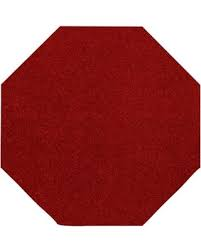
#> input picture TSR/preprocessing/red_octagon.jpeg, 201 x 251 px
$ python -i traffic_sign_recog_final.py   (imports and definitions only)   (older library calls are emulated)
#> lines starting #> are read from the running program, lines starting #| are printed output that depends on the picture; after the words box and inside, x2 and y2 are one past the last pixel; in counts of white or black regions, pixels touching at a corner belong together
#> (reads TSR/preprocessing/model_num.json from the repository)
import cv2
import matplotlib.pyplot as plt
import numpy as np
from PIL import Image, ImageDraw, ImageFont
from preprocessing.predict import predict

sign_dict = {
1: "Stop Ahead",
2:	"Maximum 80",
3:	"Maximum 40",
4:	"Yield Sign",
5:	"Maximum 50",
6:	'Right Curve Sign',
7:	'Left Curve Sign',
8:	'Maximum 60 ahead',
9:	'Construction ahead',
10:	'Stop Sign',
11:	'Maximum 30',
12:	'Maximum 30',
13:	'Yield Ahead Sign',
14:	'Signal Ahead Sign',
15:	'Maximum 50 ahead',
16:	'Maximum 60',
17:	'Maximum 70',
18:	'Guide Sign'
}

# [65 lines left out: functions video_to_frames, video_to_stream, frames_to_video, not called in this run]


def load_prep_img(sample_img):
	size = sample_img.shape
	blank_canvas_red = np.zeros(size, dtype=np.uint8)
	blank_canvas_yellow_orange = np.zeros(size, dtype=np.uint8)
	blank_canvas_white = np.zeros(size, dtype=np.uint8)
	# Convert to RGB color space
	rgb_img = cv2.cvtColor(sample_img, cv2.COLOR_BGR2RGB)
	# Convert to HSV color space
	hsv_img = cv2.cvtColor(sample_img, cv2.COLOR_BGR2HSV)
	# Blur image to reduce unrelated noise
	blur_img = cv2.bilateralFilter(hsv_img, 9, 75, 75)
	return blank_canvas_red, blank_canvas_yellow_orange, blank_canvas_white, sample_img, rgb_img, hsv_img, blur_img


def get_red_mask(img, lower_color1, upper_color1, lower_color2, upper_color2):
	masked_img1 = cv2.inRange(img, lower_color1, upper_color1)
	masked_img2 = cv2.inRange(img, lower_color2, upper_color2)
	loose_red_mask = masked_img1 + masked_img2
	return loose_red_mask


def get_other_colors_mask(img, lower_color, upper_color):
	masked_img = cv2.inRange(img, lower_color, upper_color)
	other_colors_mask = masked_img
	return other_colors_mask


def dilate_erode(img, kernel_size):
	kernel = np.ones((kernel_size, kernel_size), np.uint8)
	dilated_img = cv2.dilate(img, kernel, iterations=1)
	cleaned_img = cv2.erode(dilated_img, kernel, iterations=1)
	return cleaned_img


def find_contour(img, lower_area_thres, upper_area_thres):
	_, all_contours, _ = cv2.findContours(img, cv2.RETR_TREE, cv2.CHAIN_APPROX_NONE)
	contours = [cnt for cnt in all_contours if lower_area_thres < cv2.contourArea(cnt) < upper_area_thres]
	return contours


# [5 lines left out: function draw_contour_2, not called in this run]


def fix_convex_defect(cropped_img):
	_, contours, _ = cv2.findContours(cropped_img, cv2.RETR_TREE, cv2.CHAIN_APPROX_NONE)
	contour = sorted(contours, key=cv2.contourArea)[-1]
	# Detect convexity defects base on the contour.
	hull_before = cv2.convexHull(contour, returnPoints=False)
	# print(type(hull_before))
	defects_before = cv2.convexityDefects(contour, hull_before)
	if defects_before is not None:
		for i in range(defects_before.shape[0]):
			s_before, e_before, f_before, d_before = defects_before[i, 0]
			start_before = tuple(contour[s_before][0])
			end_before = tuple(contour[e_before][0])
			far_before = tuple(contour[f_before][0])
			cv2.line(cropped_img, start_before, end_before, [255, 0, 0], 1)
		convex_fixed_img = dilate_erode(cropped_img, 3)
		_, fixed_contours, _ = cv2.findContours(convex_fixed_img, cv2.RETR_TREE, cv2.CHAIN_APPROX_NONE)
		fixed_contour = sorted(fixed_contours, key=cv2.contourArea)[-1]
		return fixed_contour
	else:
		return contour


def load_template(template_path):
#> called with template_path = 'red_octagon.jpeg'
	template = cv2.imread(template_path)
#> template is the input picture: shape (251, 201, 3); mean B, G, R 96.1, 96.7, 168.8
	blurred_template = cv2.bilateralFilter(template, 9, 75, 75)
	gray_scale_template = cv2.cvtColor(blurred_template, cv2.COLOR_BGR2GRAY)
	ret, thresh2 = cv2.threshold(gray_scale_template, 127, 255, 0)
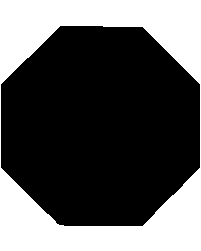
#> thresh2: shape (251, 201); 34.8% white; 1 white region
	_, template_contours, _ = cv2.findContours(thresh2, cv2.RETR_TREE, cv2.CHAIN_APPROX_NONE)
#> template_contours = 2 contours; box (x1, y1, x2, y2) and area: (0, 0, 201, 251) 50000, (0, 25, 201, 227) 33178
	template_cnt = template_contours[0]
#> template_cnt = contour of 900 points, box (x1, y1, x2, y2) (0, 0, 201, 251), area 50000
	return gray_scale_template, template_cnt


def shape_compare(contours, template_cnt):
	similarity_level = cv2.matchShapes(contours, template_cnt, 1, 0.0)
	return similarity_level


# [122 lines left out: functions draw_box, crop_and_hist, crop_possible_signs, draw_box_text, text_box_on_img, not called in this run]


# Load in the Octagon template and get its contours for red canvas
octagon_template_loc = 'red_octagon.jpeg'
gray_octagon_template, octagon_template_cnt = load_template(octagon_template_loc)
#> octagon_template_cnt has the same summary as template_cnt in load_template
# plt.imshow(gray_octagon_template,cmap='gray')
# plt.show()

# Load in the Rectagule template and get its contours for white canvas
rectangle_template_loc = 'rectangle.png'
gray_rectangle_template, rectangle_template_cnt = load_template(rectangle_template_loc)
#> call 2 of load_template, with template_path = 'rectangle.png'
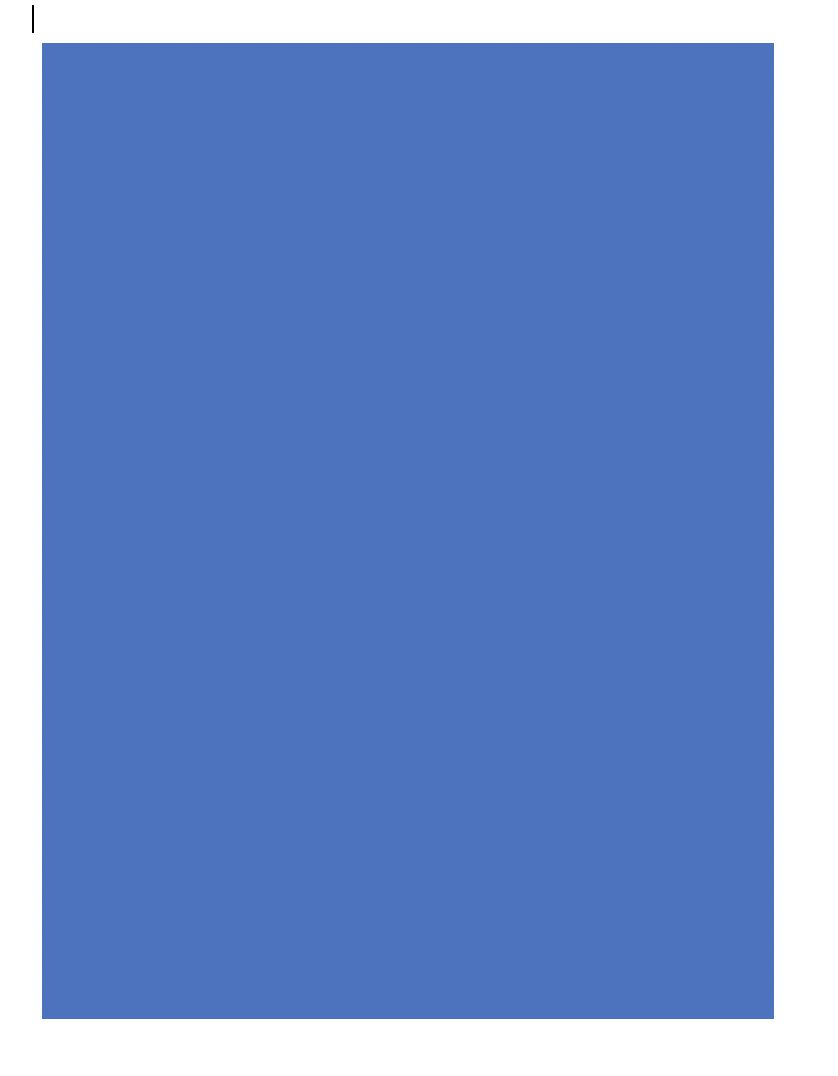
#> input picture TSR/preprocessing/rectangle.png, 838 x 1076 px
#> in load_template, template is the input picture: shape (1076, 838, 3); mean B, G, R 203.4, 144, 113.9
#> in load_template (call 2), `ret, thresh2 = cv2.threshold(gray_scale_template, 127, 255, 0)`: thresh2: shape (1076, 838); 20.8% white; 1 white region
#> in load_template (call 2), `_, template_contours, _ = cv2.findContours(thresh2, cv2.RETR_TREE, cv2..`: template_contours = 3 contours; box (x1, y1, x2, y2) and area: (0, 0, 838, 1076) 899775, (41, 42, 775, 1020) 716139, (31, 4, 35, 34) 85
#> in load_template (call 2), `template_cnt = template_contours[0]`: template_cnt = contour of 3824 points, box (x1, y1, x2, y2) (0, 0, 838, 1076), area 899775
#> rectangle_template_cnt has the same summary as template_cnt in load_template
# plt.imshow(gray_rectangle_template,cmap='gray')
# plt.show()

# Load in the Dimond shape template and get its contours for red canvas
dimond_shape_template_loc = 'dimond_shape.jpeg'
gray_dimond_shape_template, dimond_shape_template_cnt = load_template(dimond_shape_template_loc)
#> call 3 of load_template, with template_path = 'dimond_shape.jpeg'
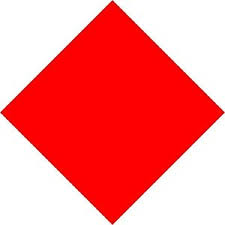
#> input picture TSR/preprocessing/dimond_shape.jpeg, 225 x 225 px
#> in load_template, template is the input picture: shape (225, 225, 3); mean B, G, R 128.5, 127.8, 252.4
#> in load_template (call 3), `ret, thresh2 = cv2.threshold(gray_scale_template, 127, 255, 0)`:
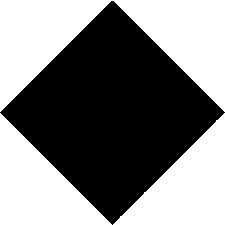
#> thresh2: shape (225, 225); 50% white; 1 black region
#> in load_template (call 3), `_, template_contours, _ = cv2.findContours(thresh2, cv2.RETR_TREE, cv2..`: template_contours = 3 contours; box (x1, y1, x2, y2) and area: (0, 0, 225, 112) 12321, (113, 113, 225, 225) 6162, (0, 113, 112, 225) 6160
#> in load_template (call 3), `template_cnt = template_contours[0]`: template_cnt = contour of 336 points, box (x1, y1, x2, y2) (113, 113, 225, 225), area 6162
#> dimond_shape_template_cnt has the same summary as template_cnt in load_template
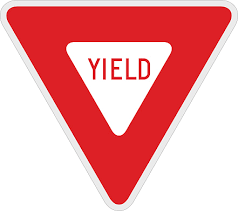
#> input picture TSR/preprocessing/triangle.png, 238 x 211 px
#> further down, picture is the input picture: shape (211, 238, 3); mean B, G, R 168.4, 166.2, 239.7
# plt.imshow(gray_dimond_shape_template,cmap='gray')
# plt.show()


# Read image(whatever color) as sample_img and display it.
video_path = '../sample_images/video_1.mov'
# input_frames_set = video_to_frames(video_path)
# print(len(input_frames_set))
# frame_i = 0

processed_frames = []
c = 0
#for frame in input_frames_set[:len(input_frames_set) - 1]:
def process_frame(frame):
	output_labeled_img_list = []
	output_red_list = []
	output_yellow_orange_list = []
	output_white_list = []
	output_green_list = []

	#print("start processing frame:", frame_i)
	blank_canvas_red, blank_canvas_yellow_orange, blank_canvas_white, sample_img, rgb_img, hsv_img, blur_img = load_prep_img(
		frame)
#> in load_prep_img, `hsv_img = cv2.cvtColor(sample_img, cv2.COLOR_BGR2HSV)`: hsv_img: shape (211, 238, 3); mean H, S, V 69.7, 85.1, 239.8
#> in load_prep_img, `blur_img = cv2.bilateralFilter(hsv_img, 9, 75, 75)`: blur_img: shape (211, 238, 3); mean H, S, V 69.1, 84.7, 239.9
#> blank_canvas_red: shape (211, 238, 3); every value is 0
	r, c = frame.shape[:-1]
#> r = 211; c = 238
	lower_area_thres, upper_area_thres = r*c*0.0007, r*c*0.05
#> lower_area_thres = 35.15; upper_area_thres = 2510.9

	# Red:
	lower_red1, upper_red1, lower_red2, upper_red2 = (0, 70, 0), (10, 255, 255), (165, 70, 0), (180, 255, 255)
	red_loose_mask = get_red_mask(blur_img, lower_red1, upper_red1, lower_red2, upper_red2)
#> in get_red_mask, `masked_img1 = cv2.inRange(img, lower_color1, upper_color1)`: masked_img1: shape (211, 238); 1.4% white in thin lines or dots, all inside (x1, y1, x2, y2) = (8, 6, 231, 203)
#> in get_red_mask, `masked_img2 = cv2.inRange(img, lower_color2, upper_color2)`: masked_img2: shape (211, 238); 36.7% white; 11 white regions (5 under 20 px), largest, box (x1, y1, x2, y2) and area: (7, 7, 231, 205) 18185, (112, 58, 122, 79) 71, (126, 60, 136, 79) 53, (103, 58, 106, 79) 40, (89, 60, 99, 78) 39, (140, 58, 149, 76) 26
#> in get_red_mask, `loose_red_mask = masked_img1 + masked_img2`: loose_red_mask: shape (211, 238); 38.1% white; 6 white regions, box (x1, y1, x2, y2) and area: (7, 6, 231, 205) 18685, (139, 58, 150, 80) 118, (111, 58, 122, 80) 117, (126, 58, 136, 80) 80, (88, 58, 100, 79) 72, (103, 58, 106, 79) 60
	red_cleaned_img_1 = dilate_erode(red_loose_mask, 3)
#> in dilate_erode, `dilated_img = cv2.dilate(img, kernel, iterations=1)`: dilated_img: shape (211, 238); 42% white; 6 white regions, box (x1, y1, x2, y2) and area: (6, 5, 232, 206) 20205, (138, 57, 151, 81) 234, (110, 57, 123, 81) 219, (87, 57, 101, 80) 160, (125, 57, 137, 81) 151, (102, 57, 107, 80) 114
#> in dilate_erode, `cleaned_img = cv2.erode(dilated_img, kernel, iterations=1)`: cleaned_img: shape (211, 238); 38.7% white; 6 white regions, box (x1, y1, x2, y2) and area: (7, 6, 231, 205) 18955, (139, 58, 150, 80) 124, (111, 58, 122, 80) 123, (126, 58, 136, 80) 81, (88, 58, 100, 79) 80, (103, 58, 106, 79) 62

	lower_red3, upper_red3, lower_red4, upper_red4 = (0, 100, 50), (10, 255, 255), (170, 100, 50), (180, 255, 255)
	red_strict_mask = get_red_mask(blur_img, lower_red3, upper_red3, lower_red4, upper_red4)
#> in get_red_mask (call 2), `masked_img1 = cv2.inRange(img, lower_color1, upper_color1)`: masked_img1: shape (211, 238); 1.2% white in thin lines or dots, all inside (x1, y1, x2, y2) = (8, 6, 231, 202)
#> in get_red_mask (call 2), `masked_img2 = cv2.inRange(img, lower_color2, upper_color2)`: masked_img2: shape (211, 238); 36.7% white; 10 white regions (4 under 20 px), largest, box (x1, y1, x2, y2) and area: (7, 7, 231, 205) 18181, (112, 58, 122, 79) 70, (126, 60, 136, 79) 53, (103, 59, 106, 79) 39, (89, 60, 99, 74) 35, (140, 58, 149, 76) 26
#> in get_red_mask (call 2), `loose_red_mask = masked_img1 + masked_img2`: loose_red_mask: shape (211, 238); 37.9% white; 6 white regions, box (x1, y1, x2, y2) and area: (7, 6, 231, 205) 18637, (139, 58, 150, 79) 103, (111, 58, 122, 79) 99, (126, 58, 136, 79) 74, (88, 59, 100, 79) 60, (103, 59, 106, 79) 58
	red_cleaned_img_2 = dilate_erode(red_strict_mask, 15)
#> in dilate_erode (call 2), `dilated_img = cv2.dilate(img, kernel, iterations=1)`: dilated_img: shape (211, 238); 58.8% white; 6 black regions (2 under 20 px), largest, box (x1, y1, x2, y2) and area: (130, 28, 238, 211) 9807, (0, 28, 108, 211) 9801, (97, 86, 141, 124) 840, (77, 49, 161, 57) 231
#> in dilate_erode (call 2), `cleaned_img = cv2.erode(dilated_img, kernel, iterations=1)`: cleaned_img: shape (211, 238); 44.1% white; 1 white region, box (x1, y1, x2, y2) and area: (0, 0, 238, 211) 22161

	final_red_mask = cv2.bitwise_and(red_cleaned_img_1, red_cleaned_img_2)
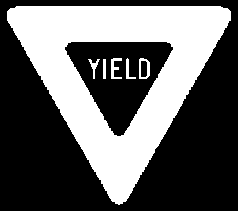
#> final_red_mask: shape (211, 238); 38.5% white; 6 white regions

	# Yellow:
	# lower_yellow_orange, upper_yellow_orange = (5, 70, 0), (15, 255, 200)
	# yellow_orange_loose_mask = get_other_colors_mask(blur_img, lower_yellow_orange, upper_yellow_orange)
	# yellow_orange_cleaned_img_1 = dilate_erode(yellow_orange_loose_mask, 3)

	lower_yellow_orange2, upper_yellow_orange2 = (5, 150, 30), (35, 255, 200)
	yellow_orange_strict_mask = get_other_colors_mask(blur_img, lower_yellow_orange2, upper_yellow_orange2)
#> in get_other_colors_mask, `masked_img = cv2.inRange(img, lower_color, upper_color)`: masked_img: shape (211, 238); every value is 0
	kernel = np.ones((3, 3), np.uint8)
	erosion = cv2.erode(yellow_orange_strict_mask, kernel, iterations=2)
	final_yellow_orange_mask = erosion
	yellow_orange_cleaned_img_2 = dilate_erode(yellow_orange_strict_mask, 15)

	# final_yellow_orange_mask = cv2.bitwise_and(yellow_orange_cleaned_img_1, yellow_orange_cleaned_img_2)

	# Green:
	lower_green, upper_green = (45, 90, 30), (95, 255, 200)
	green_loose_mask = get_other_colors_mask(blur_img, lower_green, upper_green)
	green_cleaned_img_1 = dilate_erode(green_loose_mask, 3)
	final_green_mask = green_loose_mask

	# [10 lines of commented-out code are left out]
	red_contours = find_contour(final_red_mask, lower_area_thres, upper_area_thres)
#> in find_contour, `_, all_contours, _ = cv2.findContours(img, cv2.RETR_TREE, cv2.CHAIN_AP..`: all_contours = 8 contours; box (x1, y1, x2, y2) and area: (7, 6, 231, 205) 24376, (64, 41, 174, 137) 5950, (139, 58, 150, 79) 185, (140, 60, 148, 78) 114, (111, 58, 122, 79) 74, (88, 59, 100, 79) 48, (126, 58, 136, 79) 46, (103, 59, 106, 79) 38
#> in find_contour, `contours = [cnt for cnt in all_contours if lower_area_thres < cv2.cont..`: contours = 6 contours; box (x1, y1, x2, y2) and area: (139, 58, 150, 79) 185, (140, 60, 148, 78) 114, (111, 58, 122, 79) 74, (88, 59, 100, 79) 48, (126, 58, 136, 79) 46, (103, 59, 106, 79) 38
#> red_contours has the same summary as contours in find_contour
	if red_contours is not None:
		# Compare similarity:
		# similarity_level_ori_red = shape_compare(largest_ori_red_cnt, octagon_template_cnt)

		# Re-draw contour after fixing convex defect
		for cnt in red_contours:
			x, y, w, h = cv2.boundingRect(cnt)
			if w < 0.45*h or h < 0.45*w:
				continue
			fixed_shape = fix_convex_defect(final_red_mask[y:y+h, x:x+w])
			similarity_level_fix_red = shape_compare(fixed_shape, octagon_template_cnt)
			if similarity_level_fix_red < 0.2:
				output_red_list.append(([[x, y, w, h]], frame[y:y+h, x:x+w]))
#> this loop made 6 passes
#> (x, y, w, h, contours in fix_convex_defect, hull_before in fix_convex_defect, defects_before in fix_convex_defect, similarity_level in shape_compare) on passes 2, 5, 6: (88, 59, 12, 20, 1 contour; box (x1, y1, x2, y2) and area: (0, 0, 12, 20) 48, [39, 20, 19, 0], [[39, 0, 45, 1024], [0, 19, 10, 586], [20, 39, 29, 586]], 0.55), (126, 58, 10, 21, 1 contour; box (x1, y1, x2, y2) and area: (0, 0, 10, 21) 46, [54, 30, 29, 20, 1, 0], [[30, 54, 37, 1577]], 1.03), (111, 58, 11, 21, 1 contour; box (x1, y1, x2, y2) and area: (0, 0, 11, 21) 74, [73, 31, 21, 2, 0], [[0, 2, 1, 114], [31, 73, 40, 2048]], 0.368)
#> (x, y, w, h) on passes 1, 4: (103, 59, 3, 20), (140, 60, 8, 18)
#> after the loop, output_red_list = []

	# Yellow:
	# Draw contours on yellow_orange_canvas before fixing convex defects.
	yellow_contours = find_contour(final_yellow_orange_mask, lower_area_thres, upper_area_thres)
#> yellow_contours = []
	if yellow_contours is not None:
		for cnt in yellow_contours:
			x, y, w, h = cv2.boundingRect(cnt)
			# if w < 0.45*h or h < 0.45*w:
			# 	continue
			fixed_shape = fix_convex_defect(final_yellow_orange_mask[y:y+h, x:x+w])
			similarity_level_fix_yellow = shape_compare(fixed_shape, dimond_shape_template_cnt)
			if similarity_level_fix_yellow < 0.2:
				output_yellow_orange_list.append(([[x, y, w, h]], frame[y:y+h, x:x+w]))
#> this loop made 0 passes
#> after the loop, output_yellow_orange_list = []

	# Green:
	# Draw contours on yellow_orange_canvas before fixing convex defects.
	green_contours = find_contour(final_green_mask, lower_area_thres, upper_area_thres)
#> green_contours = []
	if green_contours is not None:
		for cnt in green_contours:
			x, y, w, h = cv2.boundingRect(cnt)
			# if w < 0.45*h or h < 0.45*w:
			# 	continue
			fixed_shape = fix_convex_defect(final_green_mask[y:y+h, x:x+w])
			similarity_level_fix_green = shape_compare(fixed_shape, rectangle_template_cnt)
			if similarity_level_fix_green < 0.2:
				output_green_list.append(([[x, y, w, h]], frame[y:y+h, x:x+w]))
#> after the loop, output_green_list = []

	# White:
	kernel = np.ones((3, 3), np.uint8)
	erosion = cv2.erode(frame, kernel, iterations=1)
	#cv2.imshow('mask', erosion)
	#cv2.waitKey(0)
	dilation = cv2.dilate(erosion, kernel, iterations=1)
	erosion = cv2.erode(dilation, kernel, iterations=1)
	retval, threshold = cv2.threshold(erosion, 120, 240, cv2.THRESH_BINARY)

	threshold = cv2.cvtColor(threshold, cv2.COLOR_BGR2GRAY)
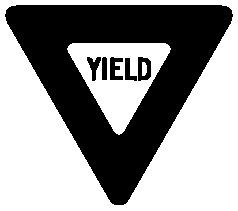
#> threshold: shape (211, 238); values 72 (black) and 240 (white), 58% white; 6 black regions
	#cv2.imshow('mask', threshold)
	#cv2.waitKey(0)
	_, cnts, _ = cv2.findContours(threshold, cv2.RETR_TREE, cv2.CHAIN_APPROX_NONE)
#> cnts = 1 contour; box (x1, y1, x2, y2) and area: (0, 0, 238, 211) 49770
	cnts = sorted(cnts, key=cv2.contourArea)[::-1]
	for cnt in cnts:
		x, y, w, h = cv2.boundingRect(cnt)
		#cv2.imshow('cropped', frame[y:y+h, x:x+w])
		#cv2.waitKey(0)
		if w * h < r * c * 0.0008 or w * h > r * c * 0.05 or w > h or w < h * 0.55:
			continue
		output_white_list.append(([[x, y, w, h]], frame[y:y + h, x:x + w]))
#> this loop made 1 pass
#> after the loop, output_white_list = []

	#data_dir = "D:\Yanxi\MMGRAD\MM803\Project/new dataset1/train_negative/"

	cropped_img_input_list = output_red_list + output_yellow_orange_list + output_green_list + output_white_list
#> cropped_img_input_list = []
	if not cropped_img_input_list:
		pass
	#file_i = 0
	classes = []
	# for pos, img in cropped_img_input_list:
	# 	pred, prob, prob_std = predict(img)
	# 	if prob_std < 0.1 or prob < 0.7:
	# 		#classes.append((None, None))
	# 		#cv2.imwrite(filename=data_dir + 'missed' + '/' + str(video_path.split('/')[-1]) + str(frame_i) + '_' + str(
	# 			#file_i) + '.jpg', img=img)
	# 		continue
	# 	#cv2.imwrite(filename=data_dir+str(pred)+'/'+str(video_path.split('/')[-1])+str(frame_i)+'_'+str(file_i)+'.jpg', img=img)
	# 	classes.append((pos, pred))
	for pos, img in output_red_list:
		pred, prob, prob_std = predict(img)
		if int(pred) not in [4, 10] or prob_std < 0.1 or prob < 0.7:
			# cv2.imwrite(
			# 	filename='D:\Yanxi\MMGRAD\MM803\Project\Cropped/' + str(pred)+ '_' + str(prob) + str(video_path.split('/')[-1]) + str(
			# 		c) + '.jpg', img=img)
			# c += 1
			continue
		# cv2.imwrite(
		# 	filename='D:\Yanxi\MMGRAD\MM803\Project\Cropped/' + 'positives/'+ str(pred)+ '_'+ str(prob) + str(video_path.split('/')[-1]) + str(
		# 		c) + '.jpg', img=img)
		# c += 1
		classes.append((pos, pred))
#> after the loop, classes = []

	for pos, img in output_yellow_orange_list:
		pred, prob, prob_std = predict(img)

		if int(pred) not in [0, 1, 6, 7, 9, 13, 14] or prob_std < 0.1 or prob < 0.7:
			# cv2.imwrite(
			# 	filename='D:\Yanxi\MMGRAD\MM803\Project\Cropped/' + str(pred)+ '_'+ str(prob) + str(video_path.split('/')[-1]) + str(
			# 		c) + '.jpg', img=img)
			# c += 1
			continue
		# cv2.imwrite(
		# 	filename='D:\Yanxi\MMGRAD\MM803\Project\Cropped/' + 'positives/'+ str(pred)+ '_'+ str(prob) + str(video_path.split('/')[-1]) + str(
		# 		c) + '.jpg', img=img)
		# c += 1
		classes.append((pos, pred))

	for pos, img in output_green_list:
		pred, prob, prob_std = predict(img)

		if int(pred) != 18 or prob_std < 0.1 or prob < 0.7:
			# cv2.imwrite(
			# 	filename='D:\Yanxi\MMGRAD\MM803\Project\Cropped/' + str(pred)+ '_'+ str(prob) + str(video_path.split('/')[-1]) + str(
			# 		c) + '.jpg', img=img)
			# c += 1
			continue
		# cv2.imwrite(
		# 	filename='D:\Yanxi\MMGRAD\MM803\Project\Cropped/' + 'positives/'+ str(pred)+ '_'+ str(prob) + str(video_path.split('/')[-1]) + str(
		# 		c) + '.jpg', img=img)
		# c += 1
		classes.append((pos, pred))

	for pos, img in output_white_list:
		pred, prob, prob_std = predict(img)

		if int(pred) not in [2, 3, 5, 8, 11, 12, 15, 16, 17] or prob_std < 0.1 or prob < 0.7:
			# cv2.imwrite(
			# 	filename='D:\Yanxi\MMGRAD\MM803\Project\Cropped/' + str(pred)+ '_'+ str(prob) + str(video_path.split('/')[-1]) + str(
			# 		c) + '.jpg', img=img)
			# c += 1
			continue
		# cv2.imwrite(
		# 	filename='D:\Yanxi\MMGRAD\MM803\Project\Cropped/' + 'positives/'+ str(pred)+ '_'+ str(prob) + str(video_path.split('/')[-1]) + str(
		# 		c) + '.jpg', img=img)
		# c += 1
		classes.append((pos, pred))

	return classes


# [1 line not run here, left out]
# [28 lines of commented-out code are left out]

video_path = '../sample_images/2.mp4'
stream = 0
# [1 line not run here, left out]
# [27 lines of commented-out code are left out]

>>> import cv2
>>> picture = cv2.imread('triangle.png')
>>> result = process_frame(picture)
#> result = []
